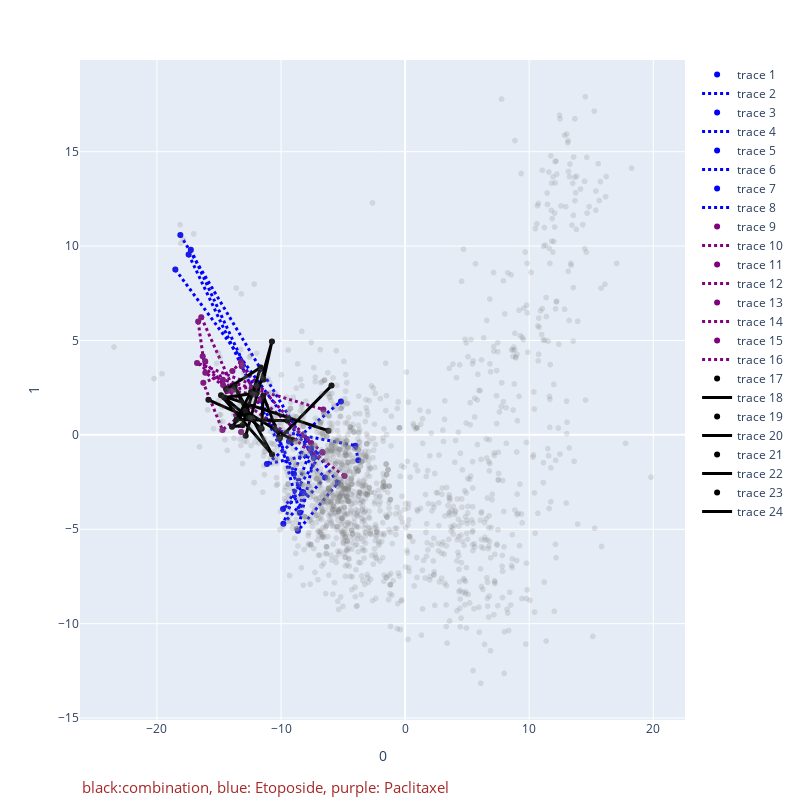

The notebook cell this image was saved under:
### Code cell
#first connected dots
#black: combination
#blue:Etoposide
#purple: Paclitaxel
import plotly.io as pio
import kaleido

import plotly.express as px
import plotly.graph_objects as go
fig = px.scatter(visualization_data, x=0, y=1,opacity=0.2,color_discrete_sequence=['grey'],width=800, height=800) #color=grey_visualization_label)
#training['drug_name']
#5 9 13
for i in range(1,5):
    exec('fig.add_trace(go.Scatter(x=x%d, y=y%d, mode="markers",line=dict(color="blue")))'%(i,i))

    exec('fig.add_trace(go.Scatter(x=x%d,y=y%d, mode="lines",line=dict(width=3, color="blue",dash="dot")))'%(i,i))
    
for i in range(5,9):
    exec('fig.add_trace(go.Scatter(x=x%d, y=y%d, mode="markers",line=dict(color="purple")))'%(i,i))
    
    exec('fig.add_trace(go.Scatter(x=x%d,y=y%d, mode="lines",line=dict(width=3, color="purple",dash="dot")))'%(i,i))
    
for i in range(9,13):
    exec('fig.add_trace(go.Scatter(x=x%d, y=y%d, mode="markers",line=dict(color="black")))'%(i,i))
    
    exec('fig.add_trace(go.Scatter(x=x%d,y=y%d, mode="lines",line=dict(width=3, color="black")))'%(i,i)) #row=1, col=1)
fig.add_annotation(dict(font=dict(color='brown',size=15),
                                        x=0,
                                        y=-0.12,
                                        showarrow=False,
                                        text="black:combination, blue: Etoposide, purple: Paclitaxel",
                                        textangle=0,
                                        xanchor='left',
                                        xref="paper",
                                        yref="paper"))
#fig.write_image("figure.png", engine="kaleido")
fig.show()
#fig.add_trace(go.Scatter(x=x2,y=y2, mode="lines",line=dict(width=2, color='skyblue')))
#trace2 = px.line(x=["a","b","c"], y=[50,70,90], title="second trace")

#fig.add_trace(trace2)
#fig.write_image("e+p.jpg", width=1920, height=1080)
#fig.write_image("e+p.png",engine='auto')

#plt.io.to_image(fig, format='png')
#image1=pio.to_image(fig,format='png')
fig.write_image("fig11.jpeg")

### Figure 1 — Plotly figure (JSON) as saved in the notebook; plotly's stock layout.template omitted (floating-point values rounded to 4 significant figures; data arrays with more than 128 entries replaced by an {"elided": "..."} marker saying what was removed)
{"data": [{"hovertemplate": "0=%{x}<br>1=%{y}<extra></extra>", "legendgroup": "", "marker": {"color": "grey", "opacity": 0.2, "symbol": "circle"}, "mode": "markers", "name": "", "showlegend": false, "type": "scattergl", "x": {"elided": "1728 float values"}, "xaxis": "x", "y": {"elided": "1728 float values"}, "yaxis": "y"}, {"line": {"color": "blue"}, "mode": "markers", "type": "scatter", "x": [-18.12, -7.36, -7.585, -9.813, -6.46, -9.358], "y": [10.59, -1.208, -0.7453, -4.706, -2.257, -0.3513]}, {"line": {"color": "blue", "dash": "dot", "width": 3}, "mode": "lines", "type": "scatter", "x": [-18.12, -7.36, -7.585, -9.813, -6.46, -9.358], "y": [10.59, -1.208, -0.7453, -4.706, -2.257, -0.3513]}, {"line": {"color": "blue"}, "mode": "markers", "type": "scatter", "x": [-18.52, -7.332, -8.645, -5.421, -7.925, -8.966], "y": [8.761, -1.179, -5.08, -2.542, -0.2166, -2.066]}, {"line": {"color": "blue", "dash": "dot", "width": 3}, "mode": "lines", "type": "scatter", "x": [-18.52, -7.332, -8.645, -5.421, -7.925, -8.966], "y": [8.761, -1.179, -5.08, -2.542, -0.2166, -2.066]}, {"line": {"color": "blue"}, "mode": "markers", "type": "scatter", "x": [-17.27, -8.207, -9.838, -6.673, -11.14, -5.169], "y": [9.803, -3.036, -3.928, -0.9189, -1.545, 1.773]}, {"line": {"color": "blue", "dash": "dot", "width": 3}, "mode": "lines", "type": "scatter", "x": [-17.27, -8.207, -9.838, -6.673, -11.14, -5.169], "y": [9.803, -3.036, -3.928, -0.9189, -1.545, 1.773]}, {"line": {"color": "blue"}, "mode": "markers", "type": "scatter", "x": [-17.45, -8.3, -8.483, -10.29, -4.004, -3.778], "y": [9.556, -3.098, -4.129, 0.22, -0.5713, -1.34]}, {"line": {"color": "blue", "dash": "dot", "width": 3}, "mode": "lines", "type": "scatter", "x": [-17.45, -8.3, -8.483, -10.29, -4.004, -3.778], "y": [9.556, -3.098, -4.129, 0.22, -0.5713, -1.34]}, {"line": {"color": "purple"}, "mode": "markers", "type": "scatter", "x": [-16.43, -13.82, -16.77, -11.95, -14.33, -4.878], "y": [6.231, 2.415, 3.809, 2.575, 2.37, -2.178]}, {"line": {"color": "purple", "dash": "dot", "width": 3}, "mode": "lines", "type": "scatter", "x": [-16.43, -13.82, -16.77, -11.95, -14.33, -4.878], "y": [6.231, 2.415, 3.809, 2.575, 2.37, -2.178]}, {"line": {"color": "purple"}, "mode": "markers", "type": "scatter", "x": [-16.68, -16.1, -14.09, -12.09, -13.16, -7.572], "y": [6.005, 3.297, 2.348, 2.124, 3.633, -0.4282]}, {"line": {"color": "purple", "dash": "dot", "width": 3}, "mode": "lines", "type": "scatter", "x": [-16.68, -16.1, -14.09, -12.09, -13.16, -7.572], "y": [6.005, 3.297, 2.348, 2.124, 3.633, -0.4282]}, {"line": {"color": "purple"}, "mode": "markers", "type": "scatter", "x": [-13.23, -13.92, -16.26, -14.72, -11.63, -6.642], "y": [3.86, 3.385, 2.76, 0.2594, 1.869, -0.9329]}, {"line": {"color": "purple", "dash": "dot", "width": 3}, "mode": "lines", "type": "scatter", "x": [-13.23, -13.92, -16.26, -14.72, -11.63, -6.642], "y": [3.86, 3.385, 2.76, 0.2594, 1.869, -0.9329]}, {"line": {"color": "purple"}, "mode": "markers", "type": "scatter", "x": [-16.31, -16.11, -14.67, -13.22, -14.68, -6.593], "y": [4.168, 3.902, 2.64, 0.156, 2.923, 1.343]}, {"line": {"color": "purple", "dash": "dot", "width": 3}, "mode": "lines", "type": "scatter", "x": [-16.31, -16.11, -14.67, -13.22, -14.68, -6.593], "y": [4.168, 3.902, 2.64, 0.156, 2.923, 1.343]}, {"line": {"color": "black"}, "mode": "markers", "type": "scatter", "x": [-15.85, -12.6, -13.73, -10.72, -14.84, -6.187], "y": [1.857, 0.91, 2.556, -1.044, 2.092, 0.219]}, {"line": {"color": "black", "width": 3}, "mode": "lines", "type": "scatter", "x": [-15.85, -12.6, -13.73, -10.72, -14.84, -6.187], "y": [1.857, 0.91, 2.556, -1.044, 2.092, 0.219]}, {"line": {"color": "black"}, "mode": "markers", "type": "scatter", "x": [-12.85, -10.73, -11.41, -12.41, -13.59, -9.458], "y": [-0.05305, 4.944, 2.932, 2.281, 0.8095, 0.7466]}, {"line": {"color": "black", "width": 3}, "mode": "lines", "type": "scatter", "x": [-12.85, -10.73, -11.41, -12.41, -13.59, -9.458], "y": [-0.05305, 4.944, 2.932, 2.281, 0.8095, 0.7466]}, {"line": {"color": "black"}, "mode": "markers", "type": "scatter", "x": [-11.96, -14.58, -11.56, -11.44, -10.1, -5.929], "y": [2.22, 1.98, 0.3276, 2.086, -0.177, 2.609]}, {"line": {"color": "black", "width": 3}, "mode": "lines", "type": "scatter", "x": [-11.96, -14.58, -11.56, -11.44, -10.1, -5.929], "y": [2.22, 1.98, 0.3276, 2.086, -0.177, 2.609]}, {"line": {"color": "black"}, "mode": "markers", "type": "scatter", "x": [-14.42, -11.64, -13.11, -13.95, -12.89, -9.138], "y": [2.417, 3.566, 0.5073, 0.4347, 1.272, -0.2547]}, {"line": {"color": "black", "width": 3}, "mode": "lines", "type": "scatter", "x": [-14.42, -11.64, -13.11, -13.95, -12.89, -9.138], "y": [2.417, 3.566, 0.5073, 0.4347, 1.272, -0.2547]}], "layout": {"annotations": [{"font": {"color": "brown", "size": 15}, "showarrow": false, "text": "black:combination, blue: Etoposide, purple: Paclitaxel", "textangle": 0, "x": 0, "xanchor": "left", "xref": "paper", "y": -0.12, "yref": "paper"}], "height": 800, "legend": {"tracegroupgap": 0}, "margin": {"t": 60}, "width": 800, "xaxis": {"anchor": "y", "domain": [0, 1], "title": {"text": "0"}}, "yaxis": {"anchor": "x", "domain": [0, 1], "title": {"text": "1"}}}}
